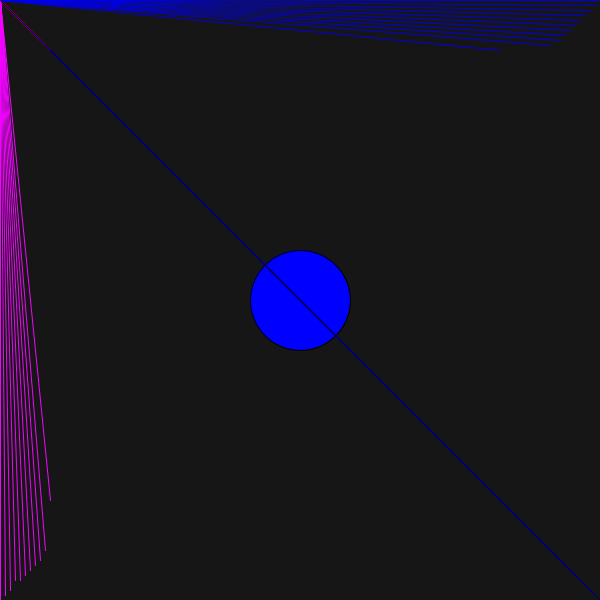
Frame 1 (no input)
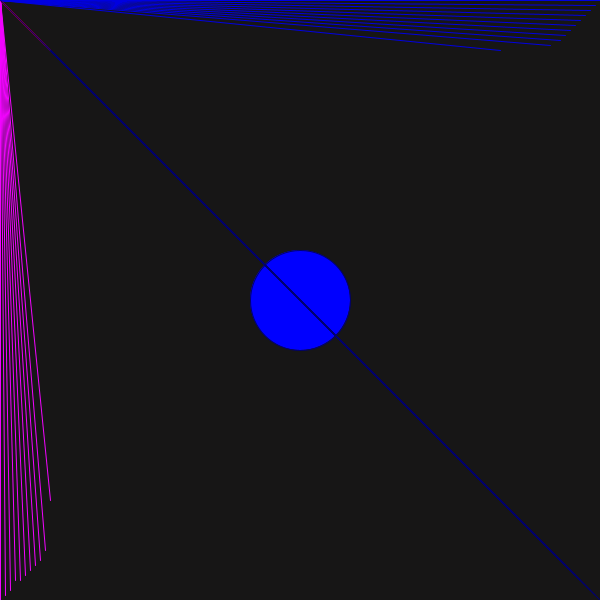
Frame 60 (the mouse pressed at the canvas centre just before this capture)
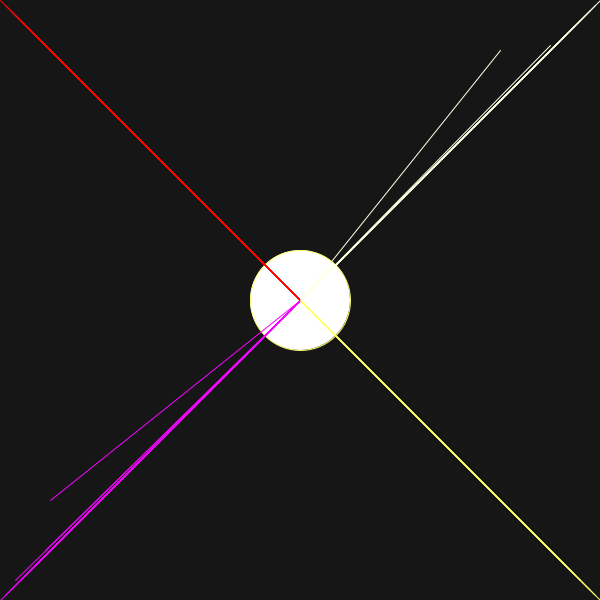
Frame 120 (the mouse held since frame 60 and released just before this capture)

The Processing sketch that drew these frames (run headless with seeded random() and noise(); from frame 60 on, the mouse is pressed at the canvas centre):

// Processing sketch: processing_111092
// ── processing_111092.pde

void setup(){
  size(600,600);
}

void draw(){
  background(#171616);
  
  fill(mouseX,mouseY,255);
  ellipse(300,300,100,100);
  
  
  stroke(#FF0303);
  line(0,0,mouseX,mouseY);
  stroke(mouseX,mouseY,225);
  line(600,0,mouseX,mouseY);
  stroke(#F203FF);
  line(0,600,mouseX,mouseY);
  stroke(mouseX,mouseY,110);
  line(600,600,mouseX,mouseY);
  
   stroke(#FF0303);
  line(5,5,mouseX,mouseY);
  stroke(mouseX,mouseY,225);
  line(595,5,mouseX,mouseY);
  stroke(#F203FF);
  line(5,595,mouseX,mouseY);
  stroke(mouseX,mouseY,110);
  line(595,595,mouseX,mouseY);
  
   stroke(#FF0303);
  line(10,10,mouseX,mouseY);
  stroke(mouseX,mouseY,225);
  line(590,10,mouseX,mouseY);
  stroke(#F203FF);
  line(10,590,mouseX,mouseY);
  stroke(mouseX,mouseY,110);
  line(590,590,mouseX,mouseY);
  
   stroke(#FF0303);
  line(15,15,mouseX,mouseY);
  stroke(mouseX,mouseY,225);
  line(585,15,mouseX,mouseY);
  stroke(#F203FF);
  line(15,580,mouseX,mouseY);
  stroke(mouseX,mouseY,110);
  line(580,580,mouseX,mouseY);
  
   stroke(#FF0303);
  line(20,20,mouseX,mouseY);
  stroke(mouseX,mouseY,225);
  line(580,20,mouseX,mouseY);
  stroke(#F203FF);
  line(20,580,mouseX,mouseY);
  stroke(mouseX,mouseY,110);
  line(580,580,mouseX,mouseY);
  
   stroke(#FF0303);
  line(25,25,mouseX,mouseY);
  stroke(mouseX,mouseY,225);
  line(575,25,mouseX,mouseY);
  stroke(#F203FF);
  line(25,575,mouseX,mouseY);
  stroke(mouseX,mouseY,110);
  line(575,575,mouseX,mouseY);
  
   stroke(#FF0303);
  line(30,30,mouseX,mouseY);
  stroke(mouseX,mouseY,225);
  line(570,30,mouseX,mouseY);
  stroke(#F203FF);
  line(30,570,mouseX,mouseY);
  stroke(mouseX,mouseY,110);
  line(570,570,mouseX,mouseY);
  
   stroke(#FF0303);
  line(35,35,mouseX,mouseY);
  stroke(mouseX,mouseY,225);
  line(565,35,mouseX,mouseY);
  stroke(#F203FF);
  line(35,565,mouseX,mouseY);
  stroke(mouseX,mouseY,110);
  line(565,565,mouseX,mouseY);
  
   stroke(#FF0303);
  line(40,40,mouseX,mouseY);
  stroke(mouseX,mouseY,225);
  line(560,40,mouseX,mouseY);
  stroke(#F203FF);
  line(40,560,mouseX,mouseY);
  stroke(mouseX,mouseY,110);
  line(560,560,mouseX,mouseY);
  
   stroke(#FF0303);
  line(45,45,mouseX,mouseY);
  stroke(mouseX,mouseY,225);
  line(550,45,mouseX,mouseY);
  stroke(#F203FF);
  line(45,550,mouseX,mouseY);
  stroke(mouseX,mouseY,110);
  line(550,550,mouseX,mouseY);
  
   stroke(#FF0303);
  line(50,50,mouseX,mouseY);
  stroke(mouseX,mouseY,225);
  line(500,50,mouseX,mouseY);
  stroke(#F203FF);
  line(50,500,mouseX,mouseY);
  stroke(mouseX,mouseY,110);
  line(500,500,mouseX,mouseY);

  
}
